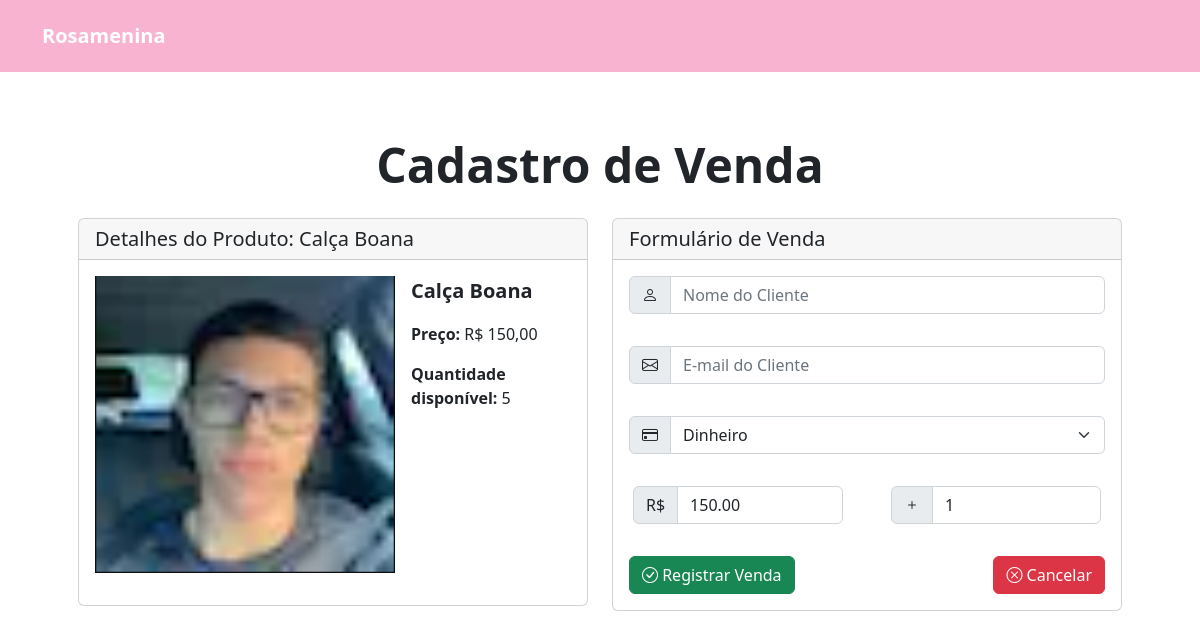
/venda/2/, run on the app's committed database.
### store/models.py (models this page shows, shortened)
class Product(models.Model):
    product_id = models.AutoField
    nome = models.CharField(max_length=50)
    marca = models.CharField(max_length=50, default="")
    categoria = models.CharField(max_length=50, default="")
    cor = models.CharField(max_length=50, default="")
    preco = models.DecimalField(max_digits=10, decimal_places=2)
    descricao = models.CharField(max_length=300, blank=True, null=True)
    quantidade = models.IntegerField(default=1)
    imagem = models.ImageField(upload_to="produtos/", default="" )
    naloja = models.BooleanField(default=True)
    class Meta:
        verbose_name = "Produto"
        verbose_name_plural = "Produtos"

### store/views.py (the view, shortened to what this page needs)
# urls.py: path('venda/<int:product_id>/', SaleCreateView.as_view(), name='sale'),
class SaleCreateView(CreateView):
    model = Sale
    form_class = SaleForm
    template_name = 'saleCreate.html'
    def get_initial(self):
        initial = super().get_initial()
        product_id = self.kwargs.get('product_id')
        if product_id:
            product = get_object_or_404(Product, id=product_id)
            initial['preco_unitario'] = product.preco
        return initial
    def get_context_data(self, **kwargs):
        context = super().get_context_data(**kwargs)
        product_id = self.kwargs.get('product_id')
        context['product'] = get_object_or_404(Product, id=product_id)
        return context

### store/forms.py
class SaleForm(forms.ModelForm):
    class Meta:
        model = Sale
        fields = ['quantidade', 'cliente', 'email', 'pagamento', 'preco_unitario']
        widgets = {
            'cliente': forms.TextInput(attrs={'class': 'form-control', 'placeholder': 'Nome do Cliente'}),
            'email': forms.EmailInput(attrs={'class': 'form-control', 'placeholder': 'E-mail do Cliente'}),
            'quantidade': forms.NumberInput(attrs={'class': 'form-control', 'min': 1}),
            'preco_unitario': forms.NumberInput(attrs={'class': 'form-control', 'readonly': 'readonly'}),
            'pagamento': forms.Select(attrs={'class': 'form-select'}),
        }
    def __init__(self, *args, **kwargs):
        produto = kwargs.pop('produto', None)
        super().__init__(*args, **kwargs)
        if produto:
            self.fields['preco_unitario'].initial = produto.preco
            self.fields['quantidade'].widget.attrs['max'] = produto.quantidade

### store/templates/saleCreate.html (shortened to what this page needs)
{% load static %}
<!DOCTYPE html>
<html lang="en">
<head>
    <link href="https://cdn.jsdelivr.net/npm/bootstrap-icons@1.5.0/font/bootstrap-icons.css" rel="stylesheet" />
    <link href="{% static 'store/item.css' %}" rel="stylesheet" />
</head>
<body>
    <nav class="navbar navbar-expand-lg p-3"  style="background-color: #f8b3d0;">
        <div class="container">
            <a class="navbar-brand" style="color: #fff;" href="{% url 'ProductListView' %}">
                <strong>Rosamenina</strong>
            </a>
        </div>
    </nav>
    <section class="py-3">
        <div class="container px-4 px-lg-5 my-5">
            <h1 class="display-5 fw-bolder mb-4 text-center">Cadastro de Venda</h1>
            <div class="row justify-content-center">
                <div class="col-md-6 mb-4">
                    <div class="card">
                        <div class="card-header">
                            <h5 class="mb-0">Detalhes do Produto: {{ product.nome }}</h5>
                        </div>
                        <div class="card-body" style="display: flex;">
                            <img src="{{ product.imagem.url }}" alt="{{ product.nome }}" class="product-image mb-3">
                            <div class="ms-3">
                                <p class="fs-5"> <strong> {{ product.nome }} </strong> </p>
                                <p><strong>Preço:</strong> R$ {{ product.preco }}</p>
                                <p><strong>Quantidade disponível:</strong> {{ product.quantidade }}</p>
                            </div>
                        </div>
                    </div>
                </div>
                <div class="col-md-6">
                    <div class="card">
                        <div class="card-header">
                            <h5 class="mb-0">Formulário de Venda</h5>
                        </div>
                        <div class="card-body">
                            <form method="post" action="{% url 'sale' product.id %}" class="row g-3">
                                <div class="input-group mb-3">
                                    <span class="input-group-text"><i class="bi bi-person"></i></span>
                                    {{ form.cliente }}
                                </div>
                                <div class="input-group mb-3">
                                    <span class="input-group-text"><i class="bi bi-envelope"></i></span>
                                    {{ form.email }}
                                </div>
                                <div class="input-group mb-3">
                                    <span class="input-group-text"><i class="bi bi-credit-card"></i></span>
                                    {{ form.pagamento }}
                                </div>
                                <div class="row mt-3">
                                    <div class="col-md-6">
                                        <div class="input-group mb-3">
                                            <span class="input-group-text">R$</span>
                                            {{ form.preco_unitario }}
                                        </div>
                                    </div>
                                    <div class="col-md-6">
                                        <div class="input-group mb-3 ms-4">
                                            <span class="input-group-text"><i class="bi bi-plus"></i></span>
                                            {{ form.quantidade }}
                                        </div>
                                    </div>
                                </div>
                                <div class="d-flex justify-content-between">
                                    <button type="submit" class="btn btn-success"><i class="bi bi-check-circle"></i> Registrar Venda</button>
                                    <a href="{% url 'ProductListView' %}" class="btn btn-danger"><i class="bi bi-x-circle"></i> Cancelar</a>
                                </div>
                            </form>
                        </div>
                    </div>
                </div>
            </div>
        </div>
    </section>
</body>
</html>

### store/templates/saleCreate.html (style rules this page uses)
.product-image { width: 100%; height: auto; max-width: 300px; max-height: 300px; object-fit: cover; margin: 0 auto; }

### data on the page
Product: nome "Calça Boana", imagem (picture), preco "150,00", quantidade "5"
